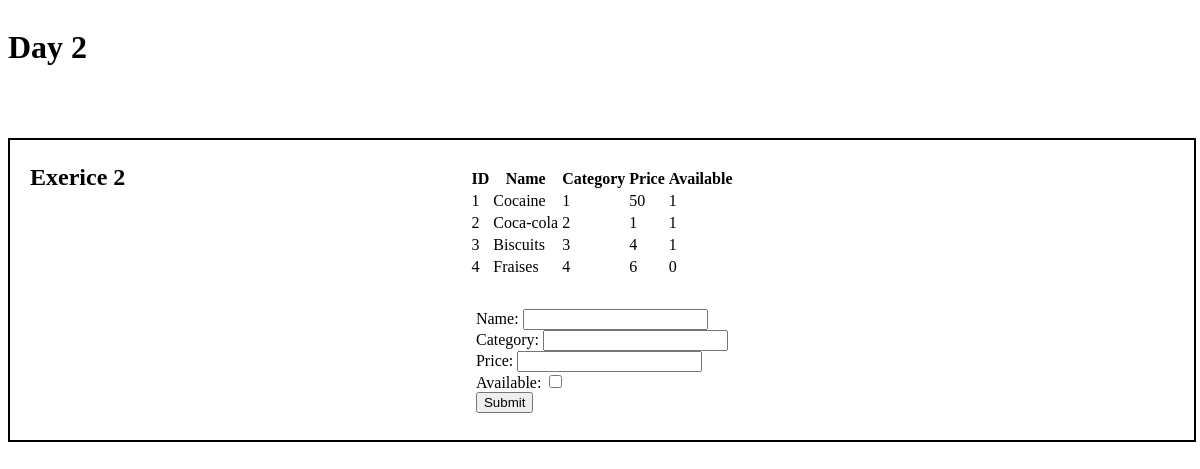
The page /exercices_php_pdo/day_2/index.php on the database its author committed.
### tables this page shows
CREATE TABLE IF NOT EXISTS `product`(
    id INTEGER NOT NULL AUTO_INCREMENT PRIMARY KEY,
    name VARCHAR(50) NOT NULL,
    price FLOAT(10) NOT NULL,
    available BOOLEAN NOT NULL,
    category INT(10) NOT NULL
);

### exercices_php_pdo/day_2/DBManager.php (called while the page is built)
<?php
    class DBManager {
        private $mysql;
        public function __construct() {
            $this->mysql = new PDO(
                'mysql:host=localhost;dbname=TestingDay2;charset=utf8',
                'root',
                'root'
            );
        }
        public function getConnection() {
            return $this->mysql;
        }
    }
?>

### exercices_php_pdo/day_2/ProductManager.php (called while the page is built, shortened)
<?php
    class ProductManager extends DBManager {
        public function getAllProducts() {
            $prepare = $this->getConnection()->prepare("SELECT * FROM `product`;");
            $prepare->execute();
            $products = [];
            foreach ($prepare as $key => $value) {
                $product = new Product();
                $product->setID($value["id"]);
                $product->setName($value["name"]);
                $product->setAvailable($value["available"]);
                $product->setPrice($value["price"]);
                $product->setCategory($value["category"]);
                $products[] = $product;
            }
            return $products;
        }
    }
?>

### exercices_php_pdo/day_2/Test.php (called while the page is built)
<?php
class Product {
    private $id;
    private $name;
    private $price;
    private $available;
    private $category;
    public function getID() {
        return $this->id;
    }
    public function setID(int $id) {
        $this->id = $id;
    }
    public function getName() {
        return $this->name;
    }
    public function setName(string $name) {
        $this->name = $name;
    }
    public function getPrice() {
        return $this->price;
    }
    public function setPrice(int $price) {
        $this->price = $price;
    }
    public function getAvailable() {
        return $this->available;
    }
    public function setAvailable(int $available) {
        $this->available = $available;
    }
    public function getCategory() {
        return $this->category;
    }
    public function setCategory(int $category) {
        $this->category = $category;
    }
}
?>

### exercices_php_pdo/day_2/index.php (the view, shortened to what this page needs)
<?php
include("./Test.php");
include("./DBManager.php");
include("./ProductManager.php");
$ProductManager = new ProductManager();
?>
<!DOCTYPE html>
<html lang="en">
<head>
    <link rel="stylesheet" href="./style.css">
</head>
<body>
    <main>
        <h1>Day 2</h1>
        <div class="container">
            <p class="exoTitle">Exerice 2</p>
            <table>
                <tr>
                    <th>ID</th>
                    <th>Name</th>
                    <th>Category</th>
                    <th>Price</th>
                    <th>Available</th>
                </tr>
                <?php
                    $allProducts = $ProductManager->getAllProducts();
                    foreach($allProducts as $products){
                        echo("<tr>");
                        echo("<td>" . $products->getID() . "</td>");
                        echo("<td>" . $products->getName() . "</td>");
                        echo("<td>" . $products->getCategory() . "</td>");
                        echo("<td>" . $products->getPrice() . "</td>");
                        echo("<td>" . $products->getAvailable() . "</td>");
                        echo("</tr>");
                    }
                ?>
            </table>
            <form action="/index.php" method="POST">
                <div>
                    <label for="name">Name:</label>
                    <input type="text" name="name" id="name">
                </div>
                <div>
                    <label for="category">Category:</label>
                    <input type="number" name="category" id="category">
                </div>
                <div>
                    <label for="price">Price:</label>
                    <input type="number" name="price" id="price">
                </div>
                <div>
                    <label for="available">Available:</label>
                    <input type="checkbox" name="available" id="available">
                </div>
                <div>
                    <input type="submit">
                </div>
            </form>
        </div>
    </main>
</body>
</html>

### exercices_php_pdo/day_2/style.css (style rules this page uses)
main { display: flex; flex-direction: column; gap: 50px; }
.container { position: relative; display: flex; flex-direction: column; align-items: center; justify-content: center; gap: 30px; width: 100%; min-height: 300px; border: 2px solid black; }
.exoTitle { position: absolute; top: 0; left: 20px; font-weight: 700; font-size: 24px; }

### rows shown on the page
product: id "1", name "Cocaine", category "1", price "50", available "1"
product: id "2", name "Coca-cola", category "2", available "1"
product: id "3", name "Biscuits", category "3", price "4", available "1"
product: id "4", name "Fraises", category "4", price "6", available "0"
